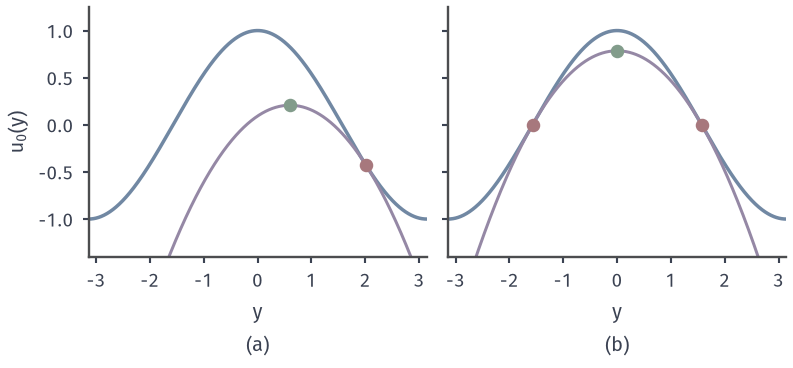

Source code (Python):
from pathlib import Path
import sys
ROOT = next(p for p in Path(__file__).resolve().parents if (p/"build.sh").is_file() and (p/"tex/book.tex").is_file())
sys.path.insert(0, str(ROOT/"figures/06-differential-equations/02-partial-differential-equations/matplotlib/hj-common"))
from hj_common import *
HERE = Path(__file__).resolve().parent
# Target: Hopf-Lax at t=pi/2 for u0=cos: the downward parabola c-(x-y)^2/(2t) rises until it touches u0.
fig, axs = figure(width_mm=112, height_mm=52, ncols=2, sharey=True)
t=np.pi/2; Y=np.linspace(-np.pi,np.pi,801); ys=np.linspace(-9,9,72001)
for ax,x0,l in zip(axs,(.6,0.),'ab'):
    style(ax); ax.plot(Y,np.cos(Y),color=BLUE,lw=1.4)
    F=np.cos(ys)+(x0-ys)**2/(2*t); c=F.min()
    ax.plot(Y,c-(x0-Y)**2/(2*t),color=PURPLE,lw=1.2)
    ax.plot([x0],[c],'o',ms=4.4,color=GREEN,zorder=6)
    touch=ys[(F-c)<1e-8]
    groups=np.split(touch,np.where(np.diff(touch)>.1)[0]+1); T=[g.mean() for g in groups]; print(x0,c,T)
    ax.plot(T,np.cos(T),'o',ms=4.4,color=RED,zorder=6)
    ax.set_xlim(-np.pi,np.pi); ax.set_ylim(-1.4,1.25); ax.set_xticks([-3,-2,-1,0,1,2,3]); sub(ax,l,'$y$')
axs[0].set_ylabel('$u_0(y)$')
save(fig,HERE,'figure',{'formula':'t=pi/2; x=.6 and x=0; c=min F'})
